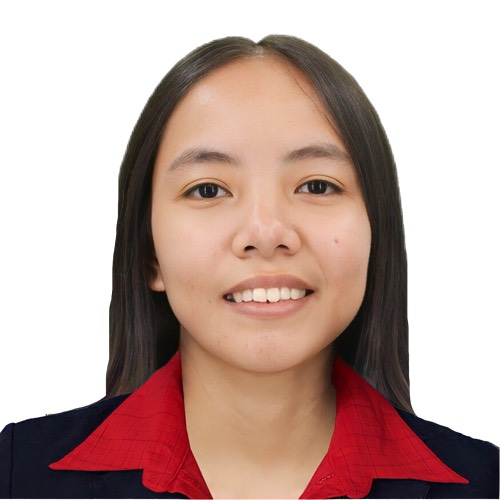
#> input picture 2X2.jpg, 500 x 500 px, found by its file name
$ jupyter execute --allow-errors 4B_VICTORIA_EXER2.ipynb   (shell and % lines are left out)
#> lines starting #> are read from the running program, lines starting #| are printed output that depends on the picture
<a href="https://colab.research.google.com/github/LeslyVictoria2/CSST106-CS4B/blob/main/4B_VICTORIA_EXER2.ipynb" target="_parent"></a>

# **CSST106 - Perception and Computer Vision**
##**EXERCISE 2**
###**Lesly-Ann B. Victoria from BSCS-4B**

### **PACKAGES**

[cell 1]
#Unistall the current Package.

[cell 2]
#Install necessary development tools and dependencies required to build OpenCV from source.

[cell 3]
#Clone the OpenCV repository from GitHub.

[cell 4]
#Change directory to the cloned OpenCV directory.
%cd opencv
#Create a build directory for building the OpenCV source.
#Move into the newly created build directory.
%cd build

#Run the CMake configuration for building OpenCV with specific options:

#Compile OpenCV using 8 threads (parallel compilation) for faster build times.
#Install the compiled OpenCV library into the system.

### **TASK 1: SIFT (Scale-Invariant Feature Transform) FEATURE EXTRACTION**

[cell 5]
#Install the OpenCV headless version for environments where display (GUI) functionality is not required.

[cell 6]
#Import Libraries.
import cv2
import matplotlib.pyplot as plt
import numpy as np
from PIL import Image

#Load the Original Image.
image_path = '/content/drive/MyDrive/2X2.jpg'
image = Image.open(image_path)
#> image is the input picture: PIL image 500x500 RGB; mean R, G, B 191.7, 165, 158.4

#Convert the PIL image to a NumPy array (already in RGB format).
image_np = np.array(image)

#Convert to grayscale for keypoint detection.
gray_image = cv2.cvtColor(image_np, cv2.COLOR_RGB2GRAY)
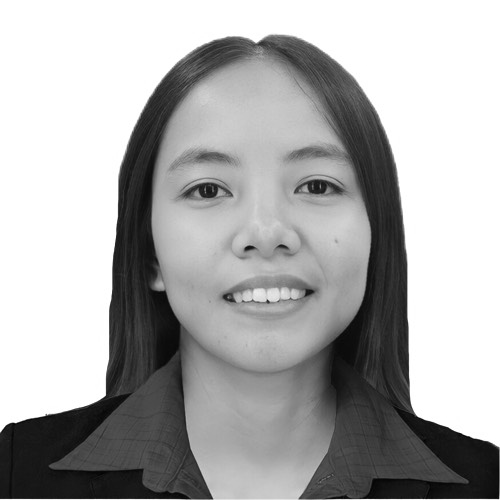
#> gray_image: shape (500, 500); min 1, max 255, mean 172.2

#Initialize the SIFT (Scale-Invariant Feature Transform).
sift = cv2.SIFT_create()

#Detect keypoints and compute descriptors.
keypoints, descriptors = sift.detectAndCompute(gray_image, None)
#> keypoints = 163 keypoints; strongest (x, y, size): (147, 325, 60.6), (364, 355, 66.9), (268, 301, 2.3), (248, 248, 4.5)

#Draw the detected keypoints on the original image (in RGB format).
image_with_keypoints = cv2.drawKeypoints(image_np, keypoints, None, (0, 255, 0), flags=cv2.DRAW_MATCHES_FLAGS_DRAW_RICH_KEYPOINTS)

#Display Original Image.
plt.figure(figsize=(10, 6))
plt.subplot(1, 2, 1)
plt.imshow(image_np)
plt.title(r'$\bf{Original\ Image}$')

#Display SIFT Keypoints.
plt.subplot(1, 2, 2)
plt.imshow(image_with_keypoints)
plt.title(r'$\bf{SIFT\ Keypoints}$')
plt.tight_layout()
plt.show()

### **TASK 2: SUFT (Speeded-Up Robust Features) FEATURE EXTRACTION**

[cell 7]
#Import Libraries.
import cv2
import matplotlib.pyplot as plt
import numpy as np
from PIL import Image

#Load the Original Image.
image_path = '/content/drive/MyDrive/2X2.jpg'
image = Image.open(image_path)

#Convert the PIL image to a NumPy array (already in RGB format).
image_np = np.array(image)

#Convert to grayscale for keypoint detection.
gray_image = cv2.cvtColor(image_np, cv2.COLOR_RGB2GRAY)

#Initialize the SURF (Speeded-Up Robust Features).
#> (the rest of this cell did not finish here and is left out)

### **TASK 3: ORB (Oriented FAST and Rotated BRIEF) FEATURE EXTRACTION**

[cell 8]
#Import Libraries.
import cv2
import matplotlib.pyplot as plt
import numpy as np
from PIL import Image

#Load the Original Image.
image_path = '/content/drive/MyDrive/2X2.jpg'
image = Image.open(image_path)

#Convert the PIL image to a NumPy array (already in RGB format).
image_np = np.array(image)

#Convert to grayscale for keypoint detection.
gray_image = cv2.cvtColor(image_np, cv2.COLOR_RGB2GRAY)

#Initialize ORB (Oriented FAST and Rotated BRIEF).
orb = cv2.ORB_create()

#Detect keypoints and compute descriptors.
keypoints, descriptors = orb.detectAndCompute(gray_image, None)
#> keypoints = 497 keypoints; strongest (x, y, size): (105, 394, 31), (102, 391, 92.6), (104, 392, 64.3), (104, 393, 44.6)

#Draw the detected keypoints on the original image (in RGB format).
image_with_keypoints = cv2.drawKeypoints(image_np, keypoints, None, (0, 0, 255), flags=cv2.DRAW_MATCHES_FLAGS_DRAW_RICH_KEYPOINTS)

#Display Original Image.
plt.figure(figsize=(10, 6))
plt.subplot(1, 2, 1)
plt.imshow(image_np)
plt.title(r'$\bf{Original\ Image}$')

#Display ORB Keypoints.
plt.subplot(1, 2, 2)
plt.imshow(image_with_keypoints)
plt.title(r'$\bf{ORB\ Keypoints}$')
plt.tight_layout()
plt.show()

### **TASK 4: FEATURE MATCHING**

[cell 9]
#Import Libraries.
import cv2
import matplotlib.pyplot as plt
import numpy as np
from PIL import Image

#Load the two images.
image1_path = '/content/drive/MyDrive/2X2.jpg'
image2_path = '/content/drive/MyDrive/jennie.jpg'
image1 = Image.open(image1_path)
image2 = Image.open(image2_path)
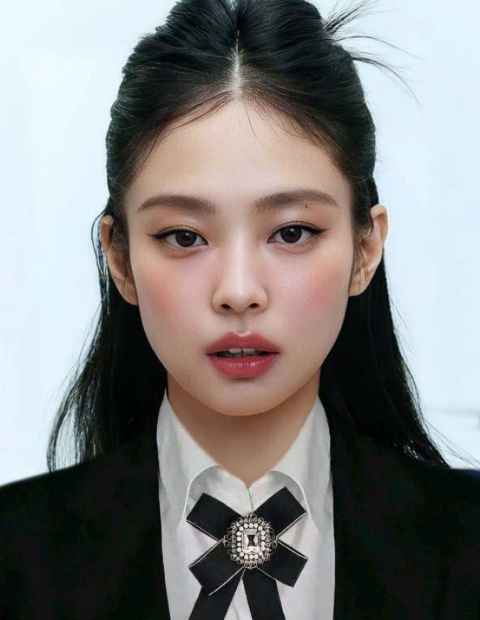
#> input picture 4B-VICTORIA-EXER3/4B-VICTORIA-EXER3-images/jennie.jpg, 960 x 1239 px, found by its file name (shown at 1/2 size)
#> image2 is the input picture: PIL image 960x1239 RGB; mean R, G, B 129.7, 128.8, 128

#Convert the images to NumPy arrays.
image1_np = np.array(image1)
image2_np = np.array(image2)

#Resize the images to the same size.
height, width = image1_np.shape[:2]
#> height = 500; width = 500
image2_np = cv2.resize(image2_np, (width, height))

#Convert to grayscale for keypoint detection.
gray_image1 = cv2.cvtColor(image1_np, cv2.COLOR_RGB2GRAY)
gray_image2 = cv2.cvtColor(image2_np, cv2.COLOR_RGB2GRAY)
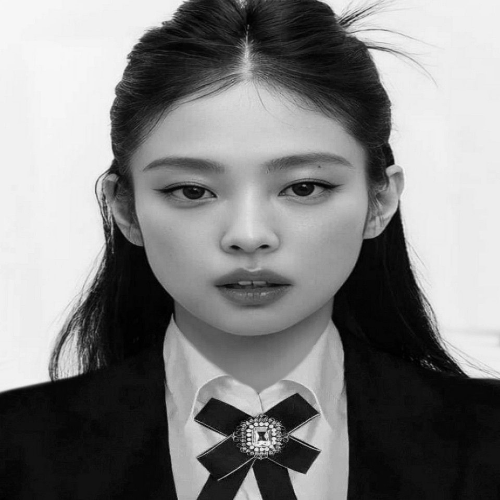
#> gray_image2: shape (500, 500); min 0, max 248, mean 128.9

#Initialize ORB (Oriented FAST and Rotated BRIEF).
orb = cv2.ORB_create(nfeatures=500)

#Detect keypoints and compute descriptors for both images.
keypoints1, descriptors1 = orb.detectAndCompute(gray_image1, None)
#> keypoints1 has the same summary as keypoints
keypoints2, descriptors2 = orb.detectAndCompute(gray_image2, None)
#> keypoints2 = 500 keypoints; strongest (x, y, size): (247, 439, 31), (249, 438, 31), (248, 434, 31), (251, 426, 31)

#Initialize Brute-Force Matcher.
bf = cv2.BFMatcher(cv2.NORM_HAMMING, crossCheck=True)

#Match descriptors between the two images.
matches = bf.match(descriptors1, descriptors2)
#> matches = 115 matches

#Sort matches based on distance (the lower the distance, the better the match).
matches = sorted(matches, key=lambda x: x.distance)

#Draw the top matches (you can adjust the number of matches to display).
matched_image = cv2.drawMatches(image1_np, keypoints1, image2_np, keypoints2, matches[:50], None, flags=cv2.DrawMatchesFlags_NOT_DRAW_SINGLE_POINTS)

#Display the feature matching keypoints.
plt.figure(figsize=(10, 6))
plt.imshow(matched_image)
plt.title(r'$\bf{Feature\ Matching\ using\ ORB\ and\ Brute-Force\ Matcher}$')
plt.show()

### **TASK 5: APPLICATIONS OF FEATURE MATCHING**

[cell 10]
#Import Libraries.
import cv2
import matplotlib.pyplot as plt
import numpy as np
from PIL import Image

#Load the two images.
image1_path = '/content/drive/MyDrive/2X2.jpg'
image2_path = '/content/drive/MyDrive/aiah.jpg'
image1 = Image.open(image1_path)
image2 = Image.open(image2_path)
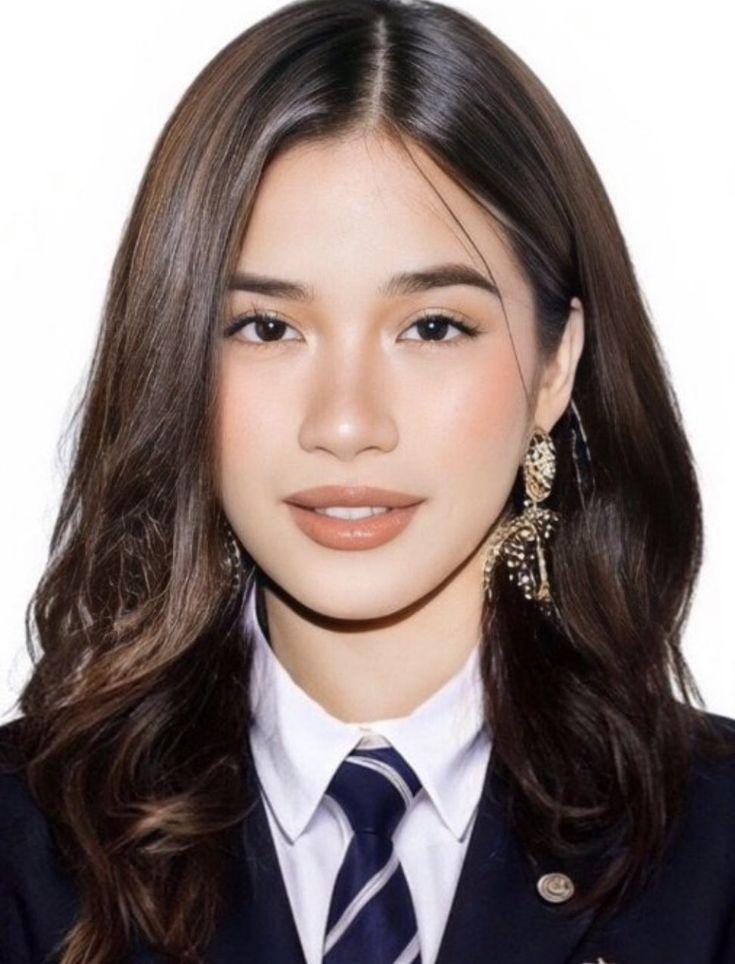
#> input picture 4B-VICTORIA-EXER3/4B-VICTORIA-EXER3-images/aiah.jpg, 735 x 964 px, found by its file name
#> image2 is the input picture: PIL image 735x964 RGB; mean R, G, B 135.3, 121.4, 118.6

#Convert the images to NumPy arrays.
image1_np = np.array(image1)
image2_np = np.array(image2)

#Resize the second image to match the first image's size.
height, width = image1_np.shape[:2]
image2_np = cv2.resize(image2_np, (width, height))

#Convert to grayscale for keypoint detection.
gray_image1 = cv2.cvtColor(image1_np, cv2.COLOR_RGB2GRAY)
gray_image2 = cv2.cvtColor(image2_np, cv2.COLOR_RGB2GRAY)
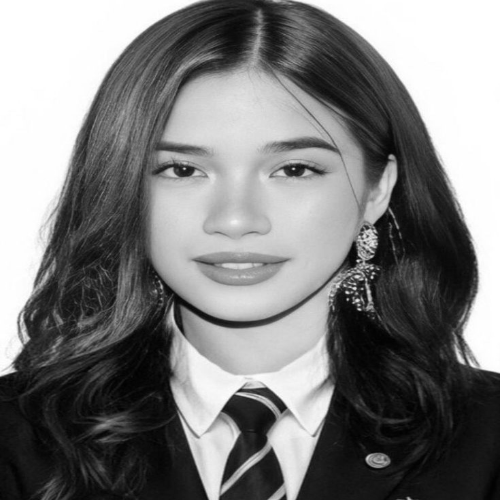
#> gray_image2: shape (500, 500); min 1, max 255, mean 125.1

#Initialize ORB (Oriented FAST and Rotated BRIEF).
orb = cv2.ORB_create()

#Detect keypoints and compute descriptors using ORB.
keypoints1, descriptors1 = orb.detectAndCompute(gray_image1, None)
keypoints2, descriptors2 = orb.detectAndCompute(gray_image2, None)
#> keypoints2 = 500 keypoints; strongest (x, y, size): (239, 391, 37.2), (355, 288, 31), (357, 260, 31), (238, 391, 31)

#Match features using BFMatcher.
bf = cv2.BFMatcher(cv2.NORM_HAMMING, crossCheck=True)
matches = bf.match(descriptors1, descriptors2)
#> matches = 100 matches

#Sort matches based on distance.
matches = sorted(matches, key=lambda x: x.distance)

#Extract location of good matches.
src_pts = np.float32([keypoints1[m.queryIdx].pt for m in matches]).reshape(-1, 1, 2)
#> src_pts = 100 rows, first 8: [304, 190], [214.3, 193.5], [213.6, 194.9], [313.1, 190.8], [184.9, 193.5], [226.4, 159], [309.3, 190.1], [309, 182.5]
dst_pts = np.float32([keypoints2[m.trainIdx].pt for m in matches]).reshape(-1, 1, 2)
#> dst_pts = 100 rows, first 8: [282, 174], [306, 170.4], [305.3, 169.9], [288.6, 174.5], [354, 242.4], [292.3, 168.5], [288, 174.2], [283.7, 167]

#Find the homography matrix.
M, mask = cv2.findHomography(src_pts, dst_pts, cv2.RANSAC)
#> M = [[-0.827, 0.33, 271.2], [-0.348, 0.463, 78.94], [-0.00202, -0.000135, 1]]; mask = 100 values, max 1 at index 9, min 0 at index 0, mean 0.11

#Warp the second image to align with the first image.
h, w = image1_np.shape[:2]
#> h = 500; w = 500
result = cv2.warpPerspective(image2_np, M, (w, h))
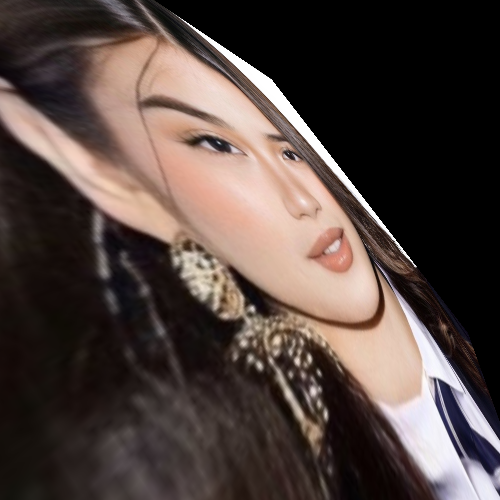
#> result: shape (500, 500, 3); mean R, G, B 81.8, 68.1, 63.4

#Display the applications of feature matching.
plt.figure(figsize=(10, 6))
plt.imshow(result)
plt.title(r'$\bf{Image\ Alignment\ using\ Homography\ (ORB)}$')
plt.show()

### **TASK 6: COMBINING FEATURE EXTRACTION METHODS**

[cell 11]
#Import Libraries.
import cv2
import matplotlib.pyplot as plt
import numpy as np
from PIL import Image

#Load the two images in color.
image1_path = '/content/drive/MyDrive/jennie.jpg'
image2_path = '/content/drive/MyDrive/aiah.jpg'
image1 = cv2.imread(image1_path)
image2 = cv2.imread(image2_path)
#> image2: shape (964, 735, 3)

#Resize images.
height, width = 900, 800
image1 = cv2.resize(image1, (width, height))
#> image1: shape (900, 800, 3)
image2 = cv2.resize(image2, (width, height))
#> image2: shape (900, 800, 3)

#Convert images to grayscale for feature detection.
gray1 = cv2.cvtColor(image1, cv2.COLOR_BGR2GRAY)
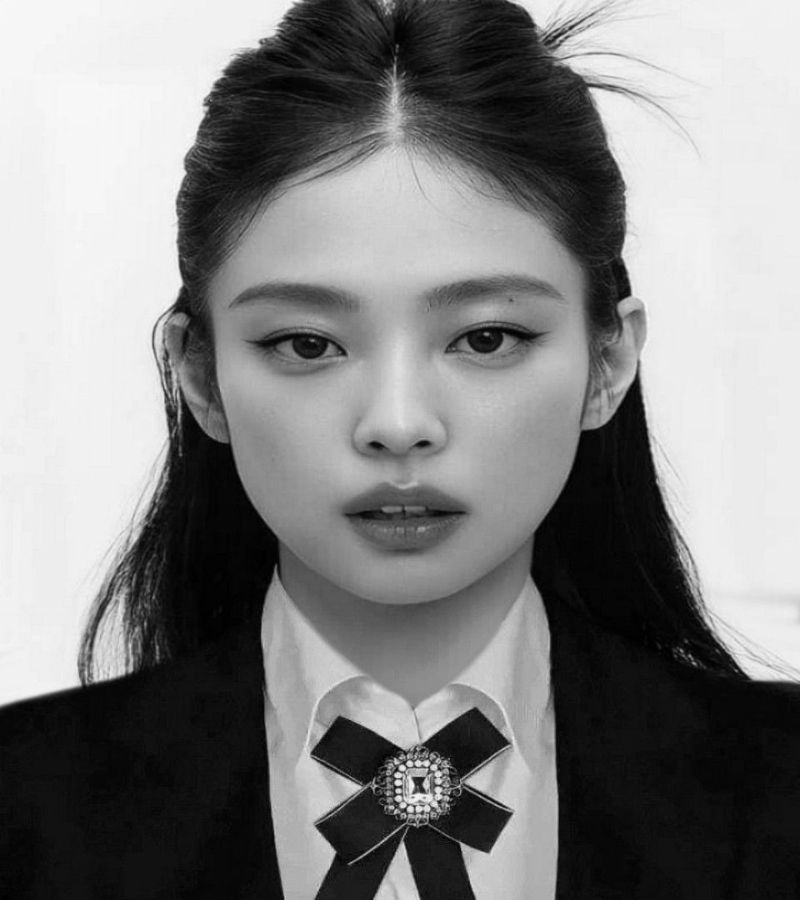
#> gray1: shape (900, 800); min 0, max 249, mean 128.9
gray2 = cv2.cvtColor(image2, cv2.COLOR_BGR2GRAY)
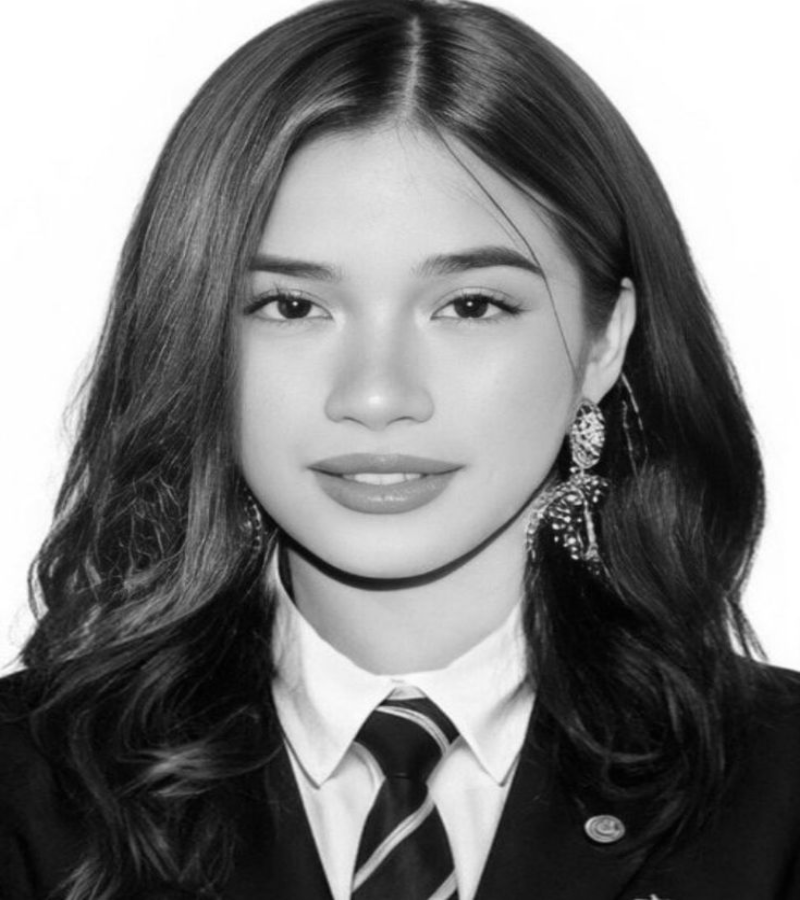
#> gray2: shape (900, 800); min 1, max 255, mean 125.1

#SIFT detector.
sift = cv2.SIFT_create()
keypoints1_sift, descriptors1_sift = sift.detectAndCompute(gray1, None)
#> keypoints1_sift = 1448 keypoints; strongest (x, y, size): (469, 740, 38.1), (259, 133, 92.2), (205, 550, 108.3), (606, 538, 110.3)
keypoints2_sift, descriptors2_sift = sift.detectAndCompute(gray2, None)
#> keypoints2_sift = 1638 keypoints; strongest (x, y, size): (555, 526, 3.8), (595, 499, 3.2), (470, 797, 53.7), (567, 519, 3.7)

#ORB detector.
orb = cv2.ORB_create()
keypoints1_orb, descriptors1_orb = orb.detectAndCompute(gray1, None)
#> keypoints1_orb = 500 keypoints; strongest (x, y, size): (405, 809, 31), (396, 790, 31), (397, 790, 37.2), (396, 782, 37.2)
keypoints2_orb, descriptors2_orb = orb.detectAndCompute(gray2, None)
#> keypoints2_orb = 500 keypoints; strongest (x, y, size): (572, 469, 31), (568, 520, 37.2), (554, 526, 37.2), (595, 500, 31)

#Brute Force Matcher for SIFT (since SIFT uses 128-dim descriptors).
bf_sift = cv2.BFMatcher(cv2.NORM_L2, crossCheck=True)
matches_sift = bf_sift.match(descriptors1_sift, descriptors2_sift)
#> matches_sift = 365 matches

#Brute Force Matcher for ORB (since ORB uses 32-dim descriptors).
bf_orb = cv2.BFMatcher(cv2.NORM_HAMMING, crossCheck=True)
matches_orb = bf_orb.match(descriptors1_orb, descriptors2_orb)
#> matches_orb = 118 matches

#Sort matches by distance (optional, for better visualization).
matches_sift = sorted(matches_sift, key=lambda x: x.distance)
matches_orb = sorted(matches_orb, key=lambda x: x.distance)

#Draw top 50 matches for SIFT and ORB (using original BGR images).
img_matches_sift = cv2.drawMatches(image1, keypoints1_sift, image2, keypoints2_sift, matches_sift[:50], None, flags=cv2.DrawMatchesFlags_NOT_DRAW_SINGLE_POINTS)
img_matches_orb = cv2.drawMatches(image1, keypoints1_orb, image2, keypoints2_orb, matches_orb[:50], None, flags=cv2.DrawMatchesFlags_NOT_DRAW_SINGLE_POINTS)
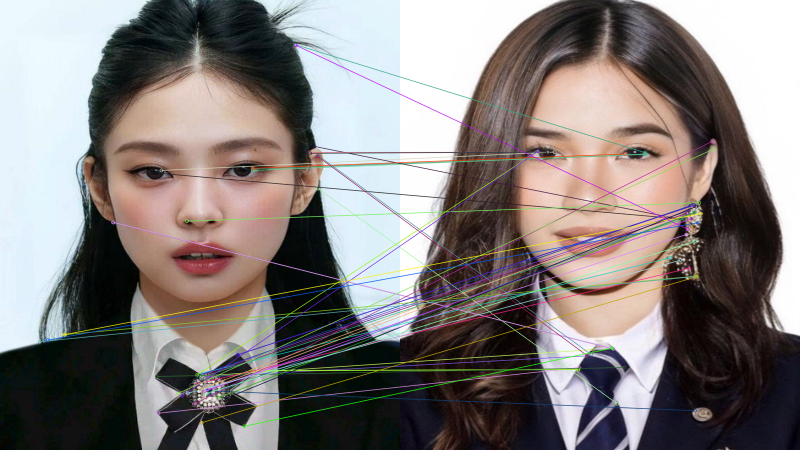
#> img_matches_orb: shape (900, 1600, 3) (shown at 1/2 size); mean B, G, R 124.1, 125.8, 132.4

#Combine SIFT and ORB matches.
combined_matches = matches_sift[:25] + matches_orb[:25]
#> combined_matches = 50 matches

#Combine keypoints for display.
combined_keypoints1 = keypoints1_sift + keypoints1_orb
#> combined_keypoints1 = 1948 keypoints; strongest (x, y, size): (469, 740, 38.1), (259, 133, 92.2), (205, 550, 108.3), (606, 538, 110.3)
combined_keypoints2 = keypoints2_sift + keypoints2_orb
#> combined_keypoints2 = 2138 keypoints; strongest (x, y, size): (555, 526, 3.8), (595, 499, 3.2), (470, 797, 53.7), (567, 519, 3.7)

#Draw matches for combined SIFT + ORB (using original BGR images).
combined_img_matches = cv2.drawMatches(
    image1, combined_keypoints1, image2, combined_keypoints2, combined_matches, None,
    flags=cv2.DrawMatchesFlags_NOT_DRAW_SINGLE_POINTS
)
plt.figure(figsize=(12, 10))

#Display SIFT Feature Matching.
plt.subplot(2, 2, 1)
plt.imshow(cv2.cvtColor(img_matches_sift, cv2.COLOR_BGR2RGB))
plt.title('SIFT Feature Matching')
plt.axis('off')

#Display ORB Feature Matching.
plt.subplot(2, 2, 2)
plt.imshow(cv2.cvtColor(img_matches_orb, cv2.COLOR_BGR2RGB))
plt.title('ORB Feature Matching')
plt.axis('off')

# Display combined SIFT + ORB matches.
plt.subplot(2, 1, 2)
plt.imshow(cv2.cvtColor(combined_img_matches, cv2.COLOR_BGR2RGB))
plt.title('Combined SIFT + ORB Feature Matching')
plt.axis('off')
plt.tight_layout()
plt.show()
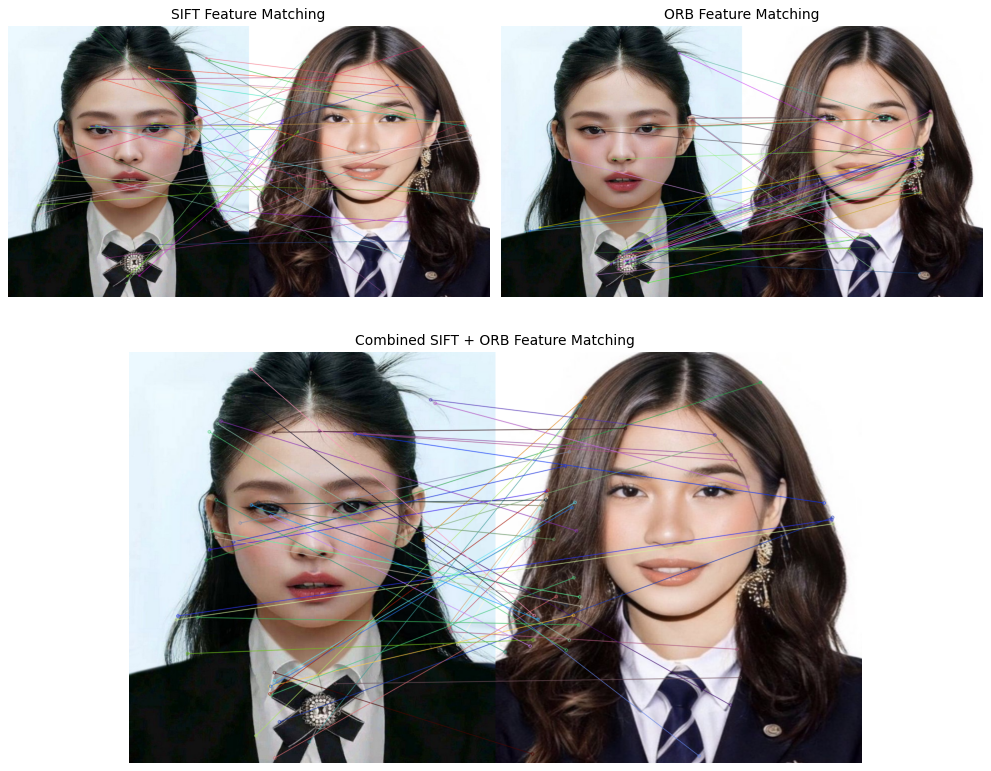
#> figure drawn by matplotlib, 3 panels
